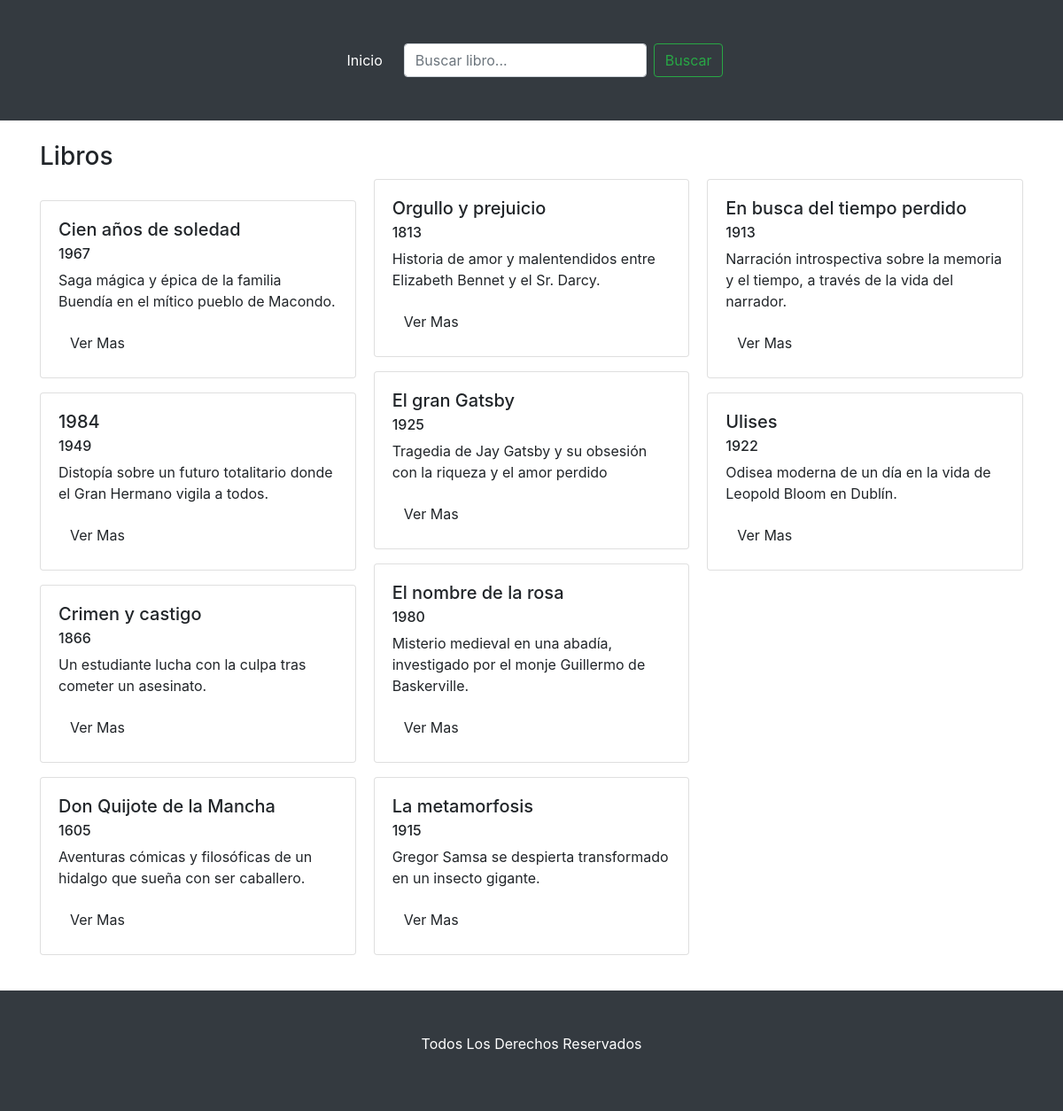
Page /cat_lib/ on the committed database.
### libreria/models.py (models this page shows, shortened)
class libros(models.Model):
    titulo = models.CharField(max_length=100)
    anio_publicacion = models.IntegerField()
    description = models.TextField()

### libreria/views.py (the view)
# urls.py: path('cat_lib/',views.cat_libros, name='cat_lib'),
def cat_libros(request):
    query = request.GET.get('q') # GUARDA LO QUE VIENE DE  q ( DONDE ESTAN LOS DATOS DE LIBRO, EN UN NOMBRE INTERNO, NO SE MANIPULA )
    if query:
        libross = libros.objects.filter(titulo__icontains=query) # FILTRAMOS PARA OBTENER EL TITULO
    else:
        libross= libros.objects.all() # GUARDA LO QUE HAY EN LIBROSS
    return render(request,'catlibros.html', {'libross': libross}) # SE PASA A LA PAGINA catlibros.html A TRAVES DE {'libross': libross}

### libreria/templates/catlibros.html (shortened to what this page needs)
{% extends "base.html" %}
{% load static %}
{% block content %}
<div class="row">
  <div class="col-sm-12" data-aos="zoom-out"><br>
    <h3>Libros</h3>
    <div class="card-columns"><br>
      {% for libros in libross %}
      <div class="card mb-3">
        <div class="card-body">
          <h5 class="card-title">{{ libros.titulo }}</h5>
          <h6 class="card-subtitle mb-2">{{ libros.anio_publicacion }}</h6>
          <p class="card-text">
            {{ libros.description }}
          </p>
          <a type="button" class="btn" data-toggle="modal" data-target="#exampleModal" href="">Ver Mas</a>
        </div>
      </div>
      {% endfor %}
    </div>
  </div>
</div>
{% endblock %}

### rows in the picture
libros: titulo "Cien años de soledad", anio_publicacion "1967", description "Saga mágica y épica de la familia Buendía en el mítico pueblo de Macondo."
libros: titulo "1984", anio_publicacion "1949", description "Distopía sobre un futuro totalitario donde el Gran Hermano vigila a todos."
libros: titulo "Crimen y castigo", anio_publicacion "1866", description "Un estudiante lucha con la culpa tras cometer un asesinato."
libros: titulo "Don Quijote de la Mancha", anio_publicacion "1605", description "Aventuras cómicas y filosóficas de un hidalgo que sueña con ser caballero."
libros: titulo "Orgullo y prejuicio", anio_publicacion "1813", description "Historia de amor y malentendidos entre Elizabeth Bennet y el Sr. Darcy."
libros: titulo "El gran Gatsby", anio_publicacion "1925", description "Tragedia de Jay Gatsby y su obsesión con la riqueza y el amor perdido"
libros: titulo "El nombre de la rosa", anio_publicacion "1980", description "Misterio medieval en una abadía, investigado por el monje Guillermo de Baskerville."
libros: titulo "La metamorfosis", anio_publicacion "1915", description "Gregor Samsa se despierta transformado en un insecto gigante."
libros: titulo "En busca del tiempo perdido", anio_publicacion "1913", description "Narración introspectiva sobre la memoria y el tiempo, a través de la vida del narrador."
libros: titulo "Ulises", anio_publicacion "1922", description "Odisea moderna de un día en la vida de Leopold Bloom en Dublín."
